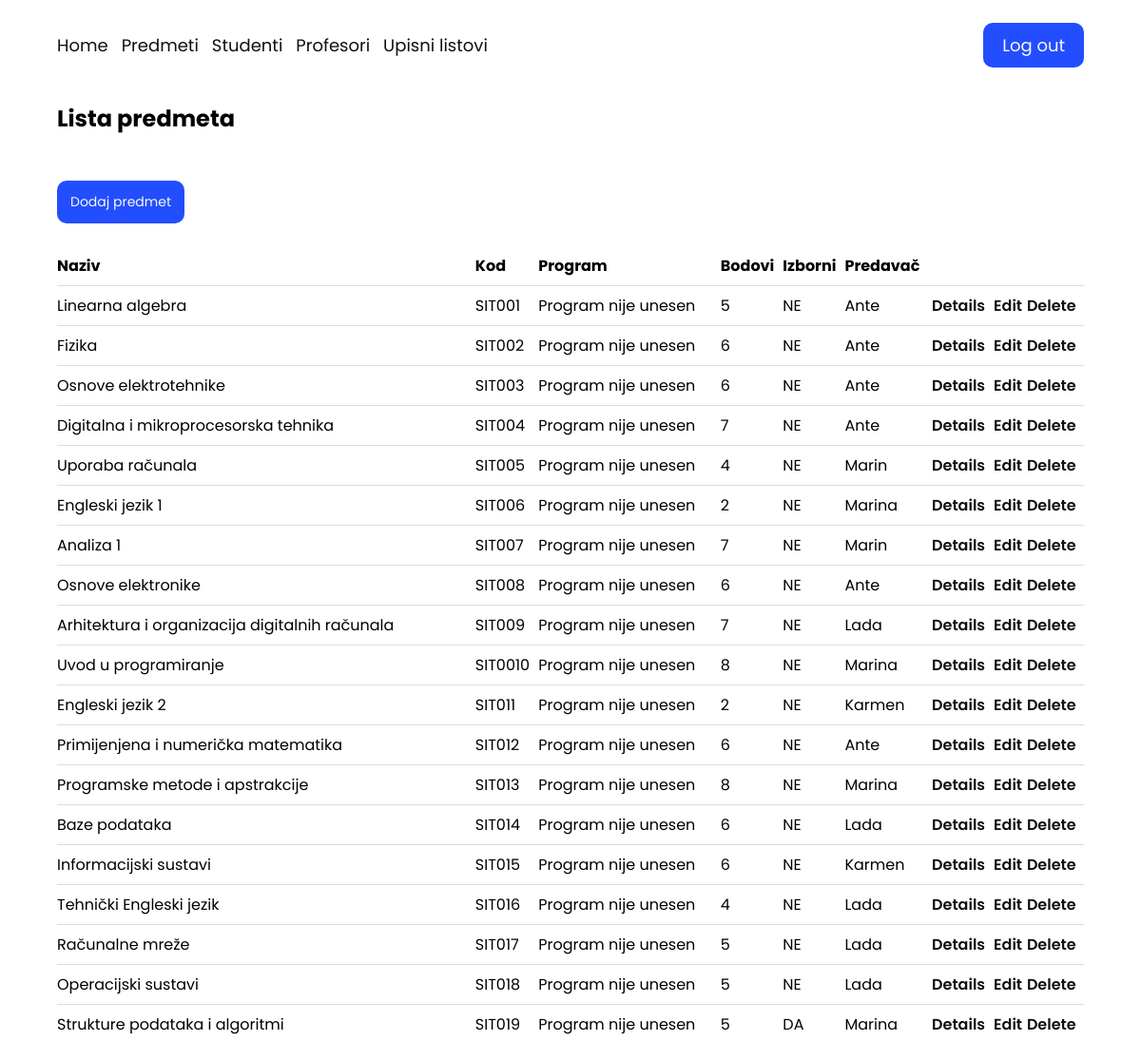
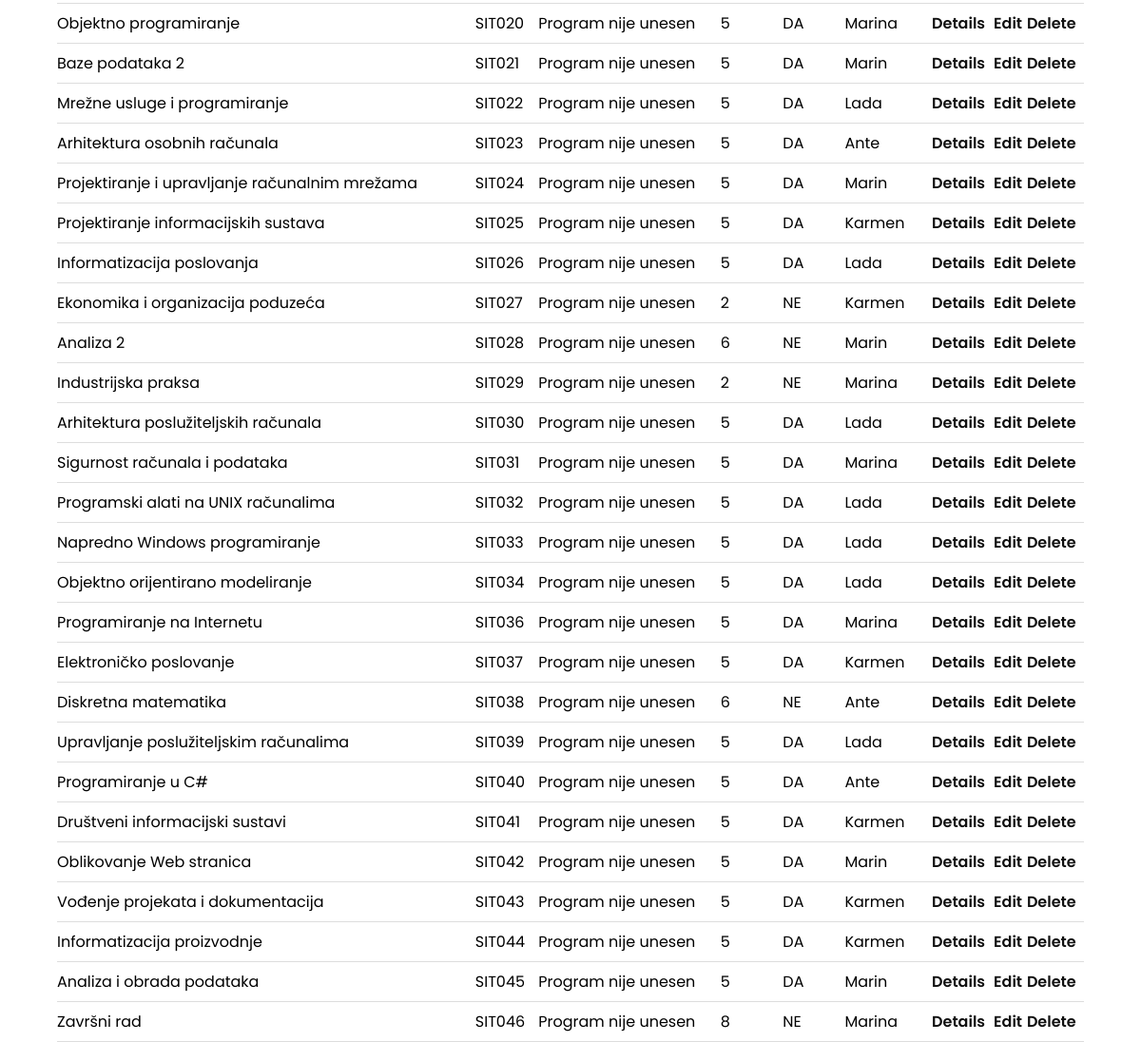
The page /admin_page/subject/ (signed in) on the database its author committed (2 pictures, top to bottom).
### base/models.py (models this page shows, shortened)
class Predmet(models.Model):
    IZBORNI = (('DA', 'da'), ('NE', 'ne'))
    ime = models.CharField(max_length=50)
    kod = models.CharField(max_length=50)
    program = models.CharField(max_length=50)
    bodovi = models.IntegerField()
    sem_redovni = models.IntegerField()
    sem_izvanredni = models.IntegerField()
    izborni = models.CharField(max_length=50,choices=IZBORNI)
    korisnik_id = models.ForeignKey(Korisnik, on_delete=models.CASCADE,null=True, default=None)
    class Meta:
        verbose_name_plural = 'Predmeti'

class Korisnik(AbstractUser):
    ROLES = (('prof', 'profesor'), ('stu', 'student'),('adm', 'admin'))
    STATUS = (('none', 'None'), ('izv', 'izvanredni student'), ('red', 'redovni student'))
    email = models.EmailField(unique=True)
    role = models.CharField(max_length=50,choices=ROLES,default='stu')
    status = models.CharField(blank=True,max_length=50,choices=STATUS,default='red')
    class Meta:
        verbose_name_plural = 'Korisnici'

### base/decorators.py (the view)
        def wrapper_func(request, *args, **kwargs):
            group = None
            if request.user.role == 'adm':
                group = 'admin'
            elif request.user.role == 'prof':
                group = 'professor'
            else:
                group = 'student'
            if group in allowed_roles:
                return view_funct(request, *args, **kwargs)
            else:
                return HttpResponse('<h2>You are not authorized</h2>')

### base/auth.py (called while the page is built)
    def get_user(self, user_id):
        UserModel = get_user_model()
        try:
            return UserModel.objects.get(pk=user_id)
        except UserModel.DoesNotExist:
            return None

### base/views.py (called while the page is built)
@login_required(login_url='/login/')
@allowed_users(allowed_roles=['admin'])
def subject(request):
    subjects = Predmet.objects.all()
    return render(request, 'base/admin/subject/subject.html', {
        'subjects': subjects,
    })

### base/templates/base/admin/subject/subject.html
{% extends 'main.html' %}
{% block content %}
<main>
    <h2 class="naslov">Lista predmeta</h2>
    <a href="{% url 'admin_create_subject' %}" class="add_button">Dodaj predmet</a>
    <table>
        <tr>
            <th>Naziv</th>
            <th>Kod</th>
            <th>Program</th>
            <th>Bodovi</th>
            <th>Izborni</th>
            <th>Predavač</th>
            <th></th>
            <th></th>
            <th></th>
        </tr>
        {% for subject in subjects %}
        <tr>
            <td>{{ subject.ime }}</td>
            <td>{{ subject.kod }}</td>
            <td>{{ subject.program }}</td>
            <td>{{ subject.bodovi }}</td>
            <td>{{ subject.izborni }}</td>
            <td>{{ subject.korisnik_id.username }}</td>
            <td>
                <a href="{% url 'admin_subject_detail' subject.id %}">Details</a>
            </td>
            <td>
                <a href="{% url 'admin_subject_update' subject.id %}">Edit</a>
            </td>
            <td>
                <a href="{% url 'admin_subject_delete' subject.id %}">Delete</a>
            </td>
        </tr>
        {% endfor %}
    </table>
</main>
{% endblock content %}

### static/css/style.css (style rules this page uses)
* { margin: 0; padding: 0; box-sizing: border-box; }
body { font-family: "Poppins", sans-serif; }
main { display: flex; flex-direction: column; }
.naslov { margin: 12px 0 24px; }
table { font-family: "Poppins", sans-serif; border-collapse: collapse; width: 100%; }
td, th { border-bottom: 1px solid #dddddd; text-align: left; padding: 8px 0; }
th a, td a { text-decoration: none; color: #101010; font-weight: 600; }
.add_button { align-self: baseline; margin: 24px 0; font-size: 14px; padding: 12px 14px; border-radius: 10px; background-color: rgb(34, 78, 255); color: #f8f8f8; border: none; outline: none; cursor: pointer; text-decoration: none; }

### rows shown on the page
Predmet: ime "Linearna algebra", kod "SIT001", program "Program nije unesen", bodovi "5", izborni "NE", korisnik_id.username "Ante"
Predmet: ime "Fizika", kod "SIT002", program "Program nije unesen", bodovi "6", izborni "NE", korisnik_id.username "Ante"
Predmet: ime "Osnove elektrotehnike", kod "SIT003", program "Program nije unesen", bodovi "6", izborni "NE", korisnik_id.username "Ante"
Predmet: ime "Digitalna i mikroprocesorska tehnika", kod "SIT004", program "Program nije unesen", bodovi "7", izborni "NE", korisnik_id.username "Ante"
Predmet: ime "Uporaba računala", kod "SIT005", program "Program nije unesen", bodovi "4", izborni "NE", korisnik_id.username "Marin"
Predmet: ime "Engleski jezik 1", kod "SIT006", program "Program nije unesen", bodovi "2", izborni "NE", korisnik_id.username "Marina"
Predmet: ime "Analiza 1", kod "SIT007", program "Program nije unesen", bodovi "7", izborni "NE", korisnik_id.username "Marin"
Predmet: ime "Osnove elektronike", kod "SIT008", program "Program nije unesen", bodovi "6", izborni "NE", korisnik_id.username "Ante"
Predmet: ime "Arhitektura i organizacija digitalnih računala", kod "SIT009", program "Program nije unesen", bodovi "7", izborni "NE", korisnik_id.username "Lada"
Predmet: ime "Uvod u programiranje", kod "SIT0010", program "Program nije unesen", bodovi "8", izborni "NE", korisnik_id.username "Marina"
Predmet: ime "Engleski jezik 2", kod "SIT011", program "Program nije unesen", bodovi "2", izborni "NE", korisnik_id.username "Karmen"
Predmet: ime "Primijenjena i numerička matematika", kod "SIT012", program "Program nije unesen", bodovi "6", izborni "NE", korisnik_id.username "Ante"
Predmet: ime "Programske metode i apstrakcije", kod "SIT013", program "Program nije unesen", bodovi "8", izborni "NE", korisnik_id.username "Marina"
Predmet: ime "Baze podataka", kod "SIT014", program "Program nije unesen", bodovi "6", izborni "NE", korisnik_id.username "Lada"
Predmet: ime "Informacijski sustavi", kod "SIT015", program "Program nije unesen", bodovi "6", izborni "NE", korisnik_id.username "Karmen"
Predmet: ime "Tehnički Engleski jezik", kod "SIT016", program "Program nije unesen", bodovi "4", izborni "NE", korisnik_id.username "Lada"
Predmet: ime "Računalne mreže", kod "SIT017", program "Program nije unesen", bodovi "5", izborni "NE", korisnik_id.username "Lada"
Predmet: ime "Operacijski sustavi", kod "SIT018", program "Program nije unesen", bodovi "5", izborni "NE", korisnik_id.username "Lada"
Predmet: ime "Strukture podataka i algoritmi", kod "SIT019", program "Program nije unesen", bodovi "5", izborni "DA", korisnik_id.username "Marina"
Predmet: ime "Objektno programiranje", kod "SIT020", program "Program nije unesen", bodovi "5", izborni "DA", korisnik_id.username "Marina"
Predmet: ime "Baze podataka 2", kod "SIT021", program "Program nije unesen", bodovi "5", izborni "DA", korisnik_id.username "Marin"
Predmet: ime "Mrežne usluge i programiranje", kod "SIT022", program "Program nije unesen", bodovi "5", izborni "DA", korisnik_id.username "Lada"
Predmet: ime "Arhitektura osobnih računala", kod "SIT023", program "Program nije unesen", bodovi "5", izborni "DA", korisnik_id.username "Ante"
Predmet: ime "Projektiranje i upravljanje računalnim mrežama", kod "SIT024", program "Program nije unesen", bodovi "5", izborni "DA", korisnik_id.username "Marin"
Predmet: ime "Projektiranje informacijskih sustava", kod "SIT025", program "Program nije unesen", bodovi "5", izborni "DA", korisnik_id.username "Karmen"
Predmet: ime "Informatizacija poslovanja", kod "SIT026", program "Program nije unesen", bodovi "5", izborni "DA", korisnik_id.username "Lada"
Predmet: ime "Ekonomika i organizacija poduzeća", kod "SIT027", program "Program nije unesen", bodovi "2", izborni "NE", korisnik_id.username "Karmen"
Predmet: ime "Analiza 2", kod "SIT028", program "Program nije unesen", bodovi "6", izborni "NE", korisnik_id.username "Marin"
Predmet: ime "Industrijska praksa", kod "SIT029", program "Program nije unesen", bodovi "2", izborni "NE", korisnik_id.username "Marina"
Predmet: ime "Arhitektura poslužiteljskih računala", kod "SIT030", program "Program nije unesen", bodovi "5", izborni "DA", korisnik_id.username "Lada"
Predmet: ime "Sigurnost računala i podataka", kod "SIT031", program "Program nije unesen", bodovi "5", izborni "DA", korisnik_id.username "Marina"
Predmet: ime "Programski alati na UNIX računalima", kod "SIT032", program "Program nije unesen", bodovi "5", izborni "DA", korisnik_id.username "Lada"
Predmet: ime "Napredno Windows programiranje", kod "SIT033", program "Program nije unesen", bodovi "5", izborni "DA", korisnik_id.username "Lada"
Predmet: ime "Objektno orijentirano modeliranje", kod "SIT034", program "Program nije unesen", bodovi "5", izborni "DA", korisnik_id.username "Lada"
Predmet: ime "Programiranje na Internetu", kod "SIT036", program "Program nije unesen", bodovi "5", izborni "DA", korisnik_id.username "Marina"
Predmet: ime "Elektroničko poslovanje", kod "SIT037", program "Program nije unesen", bodovi "5", izborni "DA", korisnik_id.username "Karmen"
Predmet: ime "Diskretna matematika", kod "SIT038", program "Program nije unesen", bodovi "6", izborni "NE", korisnik_id.username "Ante"
Predmet: ime "Upravljanje poslužiteljskim računalima", kod "SIT039", program "Program nije unesen", bodovi "5", izborni "DA", korisnik_id.username "Lada"
Predmet: ime "Programiranje u C#", kod "SIT040", program "Program nije unesen", bodovi "5", izborni "DA", korisnik_id.username "Ante"
Predmet: ime "Društveni informacijski sustavi", kod "SIT041", program "Program nije unesen", bodovi "5", izborni "DA", korisnik_id.username "Karmen"
Predmet: ime "Oblikovanje Web stranica", kod "SIT042", program "Program nije unesen", bodovi "5", izborni "DA", korisnik_id.username "Marin"
Predmet: ime "Vođenje projekata i dokumentacija", kod "SIT043", program "Program nije unesen", bodovi "5", izborni "DA", korisnik_id.username "Karmen"
Predmet: ime "Informatizacija proizvodnje", kod "SIT044", program "Program nije unesen", bodovi "5", izborni "DA", korisnik_id.username "Karmen"
Predmet: ime "Analiza i obrada podataka", kod "SIT045", program "Program nije unesen", bodovi "5", izborni "DA", korisnik_id.username "Marin"
Predmet: ime "Završni rad", kod "SIT046", program "Program nije unesen", bodovi "8", izborni "NE", korisnik_id.username "Marina"
